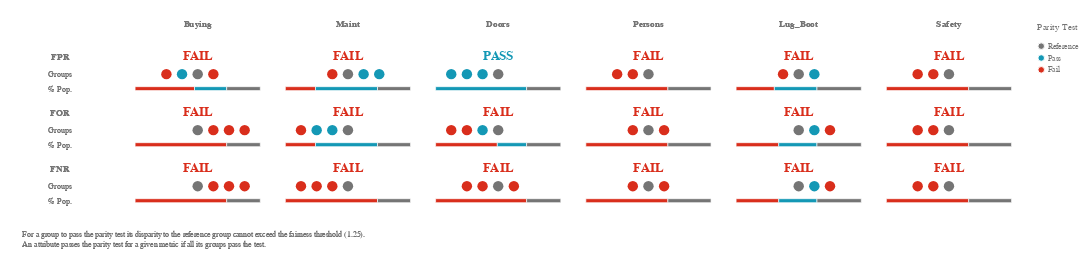

Notebook cell for this chart:
### Code cell
disparity_tolerance = 1.25

ap.summary(bias_df, metrics, fairness_threshold=disparity_tolerance)
